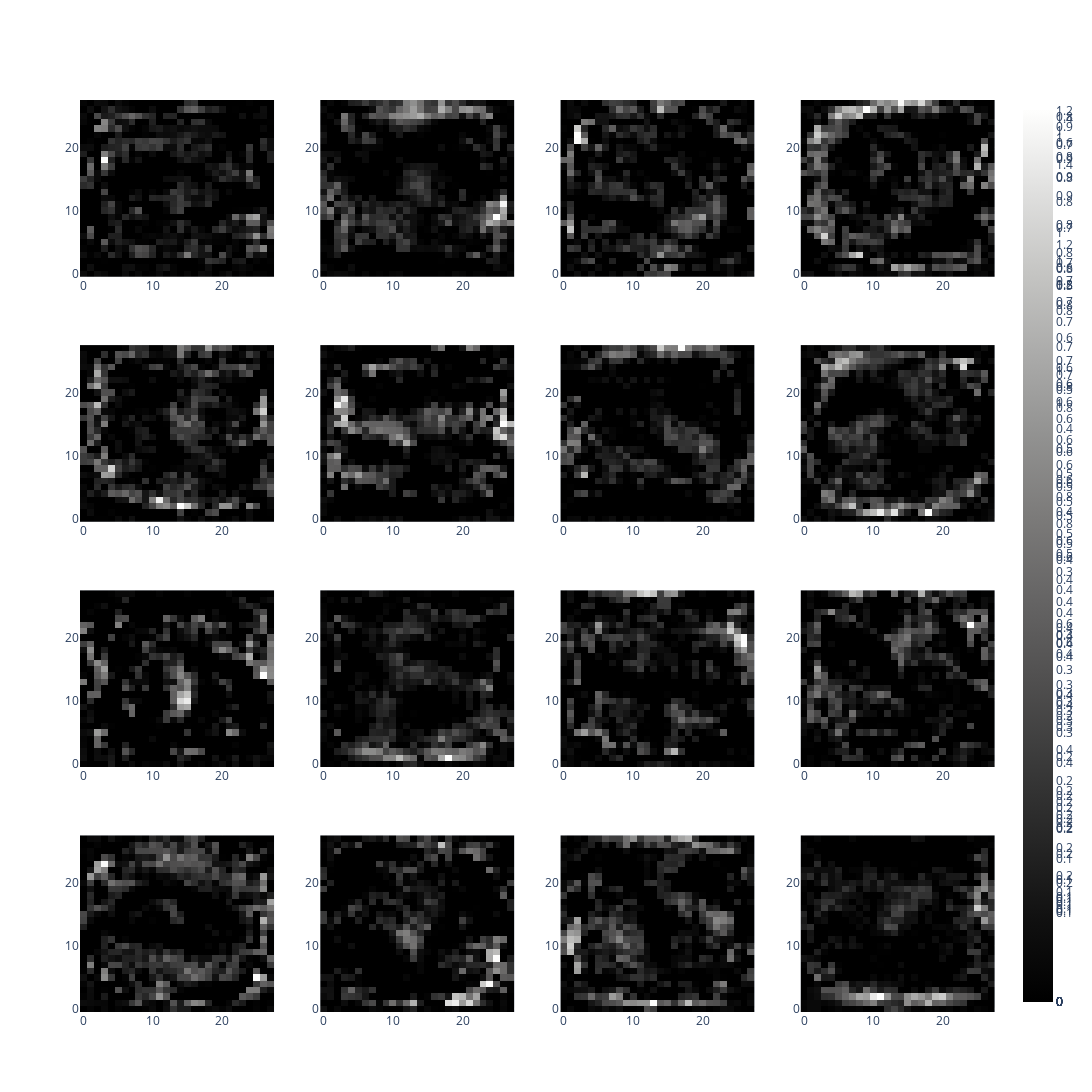

The cell this chart's notebook holds for it:
### Markdown cell above
* Do the same visualization but apply relu to the weights

### Code cell
from plotly.subplots import make_subplots
fig = make_subplots(rows=first_layer_weights.shape[1]//4, cols=4)
for i in range(first_layer_weights.shape[1]):
  row = i//4
  col = i - i//4*4
  neuron = tf.keras.activations.relu(first_layer_weights.numpy()[:,i]).numpy()
  img = neuron.reshape([28,28])
  fig.add_trace(go.Heatmap(z=img, colorscale="gray"), row=row+1, col=col+1)

fig.update_layout(height=16*400/4, width=1200)

fig.show()

### Figure 1 — Plotly figure (JSON) as saved in the notebook; plotly's stock layout.template omitted (floating-point values rounded to 4 significant figures; data arrays with more than 128 entries replaced by an {"elided": "..."} marker saying what was removed)
{"data": [{"colorscale": [[0, "rgb(0, 0, 0)"], [0.09091, "rgb(16, 16, 16)"], [0.1818, "rgb(38, 38, 38)"], [0.2727, "rgb(59, 59, 59)"], [0.3636, "rgb(81, 80, 80)"], [0.4545, "rgb(102, 101, 101)"], [0.5455, "rgb(124, 123, 122)"], [0.6364, "rgb(146, 146, 145)"], [0.7273, "rgb(171, 171, 170)"], [0.8182, "rgb(197, 197, 195)"], [0.9091, "rgb(224, 224, 223)"], [1, "rgb(254, 254, 253)"]], "type": "heatmap", "xaxis": "x", "yaxis": "y", "z": {"elided": "28x28 float values"}}, {"colorscale": [[0, "rgb(0, 0, 0)"], [0.09091, "rgb(16, 16, 16)"], [0.1818, "rgb(38, 38, 38)"], [0.2727, "rgb(59, 59, 59)"], [0.3636, "rgb(81, 80, 80)"], [0.4545, "rgb(102, 101, 101)"], [0.5455, "rgb(124, 123, 122)"], [0.6364, "rgb(146, 146, 145)"], [0.7273, "rgb(171, 171, 170)"], [0.8182, "rgb(197, 197, 195)"], [0.9091, "rgb(224, 224, 223)"], [1, "rgb(254, 254, 253)"]], "type": "heatmap", "xaxis": "x2", "yaxis": "y2", "z": {"elided": "28x28 float values"}}, {"colorscale": [[0, "rgb(0, 0, 0)"], [0.09091, "rgb(16, 16, 16)"], [0.1818, "rgb(38, 38, 38)"], [0.2727, "rgb(59, 59, 59)"], [0.3636, "rgb(81, 80, 80)"], [0.4545, "rgb(102, 101, 101)"], [0.5455, "rgb(124, 123, 122)"], [0.6364, "rgb(146, 146, 145)"], [0.7273, "rgb(171, 171, 170)"], [0.8182, "rgb(197, 197, 195)"], [0.9091, "rgb(224, 224, 223)"], [1, "rgb(254, 254, 253)"]], "type": "heatmap", "xaxis": "x3", "yaxis": "y3", "z": {"elided": "28x28 float values"}}, {"colorscale": [[0, "rgb(0, 0, 0)"], [0.09091, "rgb(16, 16, 16)"], [0.1818, "rgb(38, 38, 38)"], [0.2727, "rgb(59, 59, 59)"], [0.3636, "rgb(81, 80, 80)"], [0.4545, "rgb(102, 101, 101)"], [0.5455, "rgb(124, 123, 122)"], [0.6364, "rgb(146, 146, 145)"], [0.7273, "rgb(171, 171, 170)"], [0.8182, "rgb(197, 197, 195)"], [0.9091, "rgb(224, 224, 223)"], [1, "rgb(254, 254, 253)"]], "type": "heatmap", "xaxis": "x4", "yaxis": "y4", "z": {"elided": "28x28 float values"}}, {"colorscale": [[0, "rgb(0, 0, 0)"], [0.09091, "rgb(16, 16, 16)"], [0.1818, "rgb(38, 38, 38)"], [0.2727, "rgb(59, 59, 59)"], [0.3636, "rgb(81, 80, 80)"], [0.4545, "rgb(102, 101, 101)"], [0.5455, "rgb(124, 123, 122)"], [0.6364, "rgb(146, 146, 145)"], [0.7273, "rgb(171, 171, 170)"], [0.8182, "rgb(197, 197, 195)"], [0.9091, "rgb(224, 224, 223)"], [1, "rgb(254, 254, 253)"]], "type": "heatmap", "xaxis": "x5", "yaxis": "y5", "z": {"elided": "28x28 float values"}}, {"colorscale": [[0, "rgb(0, 0, 0)"], [0.09091, "rgb(16, 16, 16)"], [0.1818, "rgb(38, 38, 38)"], [0.2727, "rgb(59, 59, 59)"], [0.3636, "rgb(81, 80, 80)"], [0.4545, "rgb(102, 101, 101)"], [0.5455, "rgb(124, 123, 122)"], [0.6364, "rgb(146, 146, 145)"], [0.7273, "rgb(171, 171, 170)"], [0.8182, "rgb(197, 197, 195)"], [0.9091, "rgb(224, 224, 223)"], [1, "rgb(254, 254, 253)"]], "type": "heatmap", "xaxis": "x6", "yaxis": "y6", "z": {"elided": "28x28 float values"}}, {"colorscale": [[0, "rgb(0, 0, 0)"], [0.09091, "rgb(16, 16, 16)"], [0.1818, "rgb(38, 38, 38)"], [0.2727, "rgb(59, 59, 59)"], [0.3636, "rgb(81, 80, 80)"], [0.4545, "rgb(102, 101, 101)"], [0.5455, "rgb(124, 123, 122)"], [0.6364, "rgb(146, 146, 145)"], [0.7273, "rgb(171, 171, 170)"], [0.8182, "rgb(197, 197, 195)"], [0.9091, "rgb(224, 224, 223)"], [1, "rgb(254, 254, 253)"]], "type": "heatmap", "xaxis": "x7", "yaxis": "y7", "z": {"elided": "28x28 float values"}}, {"colorscale": [[0, "rgb(0, 0, 0)"], [0.09091, "rgb(16, 16, 16)"], [0.1818, "rgb(38, 38, 38)"], [0.2727, "rgb(59, 59, 59)"], [0.3636, "rgb(81, 80, 80)"], [0.4545, "rgb(102, 101, 101)"], [0.5455, "rgb(124, 123, 122)"], [0.6364, "rgb(146, 146, 145)"], [0.7273, "rgb(171, 171, 170)"], [0.8182, "rgb(197, 197, 195)"], [0.9091, "rgb(224, 224, 223)"], [1, "rgb(254, 254, 253)"]], "type": "heatmap", "xaxis": "x8", "yaxis": "y8", "z": {"elided": "28x28 float values"}}, {"colorscale": [[0, "rgb(0, 0, 0)"], [0.09091, "rgb(16, 16, 16)"], [0.1818, "rgb(38, 38, 38)"], [0.2727, "rgb(59, 59, 59)"], [0.3636, "rgb(81, 80, 80)"], [0.4545, "rgb(102, 101, 101)"], [0.5455, "rgb(124, 123, 122)"], [0.6364, "rgb(146, 146, 145)"], [0.7273, "rgb(171, 171, 170)"], [0.8182, "rgb(197, 197, 195)"], [0.9091, "rgb(224, 224, 223)"], [1, "rgb(254, 254, 253)"]], "type": "heatmap", "xaxis": "x9", "yaxis": "y9", "z": {"elided": "28x28 float values"}}, {"colorscale": [[0, "rgb(0, 0, 0)"], [0.09091, "rgb(16, 16, 16)"], [0.1818, "rgb(38, 38, 38)"], [0.2727, "rgb(59, 59, 59)"], [0.3636, "rgb(81, 80, 80)"], [0.4545, "rgb(102, 101, 101)"], [0.5455, "rgb(124, 123, 122)"], [0.6364, "rgb(146, 146, 145)"], [0.7273, "rgb(171, 171, 170)"], [0.8182, "rgb(197, 197, 195)"], [0.9091, "rgb(224, 224, 223)"], [1, "rgb(254, 254, 253)"]], "type": "heatmap", "xaxis": "x10", "yaxis": "y10", "z": {"elided": "28x28 float values"}}, {"colorscale": [[0, "rgb(0, 0, 0)"], [0.09091, "rgb(16, 16, 16)"], [0.1818, "rgb(38, 38, 38)"], [0.2727, "rgb(59, 59, 59)"], [0.3636, "rgb(81, 80, 80)"], [0.4545, "rgb(102, 101, 101)"], [0.5455, "rgb(124, 123, 122)"], [0.6364, "rgb(146, 146, 145)"], [0.7273, "rgb(171, 171, 170)"], [0.8182, "rgb(197, 197, 195)"], [0.9091, "rgb(224, 224, 223)"], [1, "rgb(254, 254, 253)"]], "type": "heatmap", "xaxis": "x11", "yaxis": "y11", "z": {"elided": "28x28 float values"}}, {"colorscale": [[0, "rgb(0, 0, 0)"], [0.09091, "rgb(16, 16, 16)"], [0.1818, "rgb(38, 38, 38)"], [0.2727, "rgb(59, 59, 59)"], [0.3636, "rgb(81, 80, 80)"], [0.4545, "rgb(102, 101, 101)"], [0.5455, "rgb(124, 123, 122)"], [0.6364, "rgb(146, 146, 145)"], [0.7273, "rgb(171, 171, 170)"], [0.8182, "rgb(197, 197, 195)"], [0.9091, "rgb(224, 224, 223)"], [1, "rgb(254, 254, 253)"]], "type": "heatmap", "xaxis": "x12", "yaxis": "y12", "z": {"elided": "28x28 float values"}}, {"colorscale": [[0, "rgb(0, 0, 0)"], [0.09091, "rgb(16, 16, 16)"], [0.1818, "rgb(38, 38, 38)"], [0.2727, "rgb(59, 59, 59)"], [0.3636, "rgb(81, 80, 80)"], [0.4545, "rgb(102, 101, 101)"], [0.5455, "rgb(124, 123, 122)"], [0.6364, "rgb(146, 146, 145)"], [0.7273, "rgb(171, 171, 170)"], [0.8182, "rgb(197, 197, 195)"], [0.9091, "rgb(224, 224, 223)"], [1, "rgb(254, 254, 253)"]], "type": "heatmap", "xaxis": "x13", "yaxis": "y13", "z": {"elided": "28x28 float values"}}, {"colorscale": [[0, "rgb(0, 0, 0)"], [0.09091, "rgb(16, 16, 16)"], [0.1818, "rgb(38, 38, 38)"], [0.2727, "rgb(59, 59, 59)"], [0.3636, "rgb(81, 80, 80)"], [0.4545, "rgb(102, 101, 101)"], [0.5455, "rgb(124, 123, 122)"], [0.6364, "rgb(146, 146, 145)"], [0.7273, "rgb(171, 171, 170)"], [0.8182, "rgb(197, 197, 195)"], [0.9091, "rgb(224, 224, 223)"], [1, "rgb(254, 254, 253)"]], "type": "heatmap", "xaxis": "x14", "yaxis": "y14", "z": {"elided": "28x28 float values"}}, {"colorscale": [[0, "rgb(0, 0, 0)"], [0.09091, "rgb(16, 16, 16)"], [0.1818, "rgb(38, 38, 38)"], [0.2727, "rgb(59, 59, 59)"], [0.3636, "rgb(81, 80, 80)"], [0.4545, "rgb(102, 101, 101)"], [0.5455, "rgb(124, 123, 122)"], [0.6364, "rgb(146, 146, 145)"], [0.7273, "rgb(171, 171, 170)"], [0.8182, "rgb(197, 197, 195)"], [0.9091, "rgb(224, 224, 223)"], [1, "rgb(254, 254, 253)"]], "type": "heatmap", "xaxis": "x15", "yaxis": "y15", "z": {"elided": "28x28 float values"}}, {"colorscale": [[0, "rgb(0, 0, 0)"], [0.09091, "rgb(16, 16, 16)"], [0.1818, "rgb(38, 38, 38)"], [0.2727, "rgb(59, 59, 59)"], [0.3636, "rgb(81, 80, 80)"], [0.4545, "rgb(102, 101, 101)"], [0.5455, "rgb(124, 123, 122)"], [0.6364, "rgb(146, 146, 145)"], [0.7273, "rgb(171, 171, 170)"], [0.8182, "rgb(197, 197, 195)"], [0.9091, "rgb(224, 224, 223)"], [1, "rgb(254, 254, 253)"]], "type": "heatmap", "xaxis": "x16", "yaxis": "y16", "z": {"elided": "28x28 float values"}}], "layout": {"height": 1600, "width": 1200, "xaxis": {"anchor": "y", "domain": [0, 0.2125]}, "xaxis10": {"anchor": "y10", "domain": [0.2625, 0.475]}, "xaxis11": {"anchor": "y11", "domain": [0.525, 0.7375]}, "xaxis12": {"anchor": "y12", "domain": [0.7875, 1]}, "xaxis13": {"anchor": "y13", "domain": [0, 0.2125]}, "xaxis14": {"anchor": "y14", "domain": [0.2625, 0.475]}, "xaxis15": {"anchor": "y15", "domain": [0.525, 0.7375]}, "xaxis16": {"anchor": "y16", "domain": [0.7875, 1]}, "xaxis2": {"anchor": "y2", "domain": [0.2625, 0.475]}, "xaxis3": {"anchor": "y3", "domain": [0.525, 0.7375]}, "xaxis4": {"anchor": "y4", "domain": [0.7875, 1]}, "xaxis5": {"anchor": "y5", "domain": [0, 0.2125]}, "xaxis6": {"anchor": "y6", "domain": [0.2625, 0.475]}, "xaxis7": {"anchor": "y7", "domain": [0.525, 0.7375]}, "xaxis8": {"anchor": "y8", "domain": [0.7875, 1]}, "xaxis9": {"anchor": "y9", "domain": [0, 0.2125]}, "yaxis": {"anchor": "x", "domain": [0.8063, 1]}, "yaxis10": {"anchor": "x10", "domain": [0.2687, 0.4625]}, "yaxis11": {"anchor": "x11", "domain": [0.2687, 0.4625]}, "yaxis12": {"anchor": "x12", "domain": [0.2687, 0.4625]}, "yaxis13": {"anchor": "x13", "domain": [0, 0.1938]}, "yaxis14": {"anchor": "x14", "domain": [0, 0.1938]}, "yaxis15": {"anchor": "x15", "domain": [0, 0.1938]}, "yaxis16": {"anchor": "x16", "domain": [0, 0.1938]}, "yaxis2": {"anchor": "x2", "domain": [0.8063, 1]}, "yaxis3": {"anchor": "x3", "domain": [0.8063, 1]}, "yaxis4": {"anchor": "x4", "domain": [0.8063, 1]}, "yaxis5": {"anchor": "x5", "domain": [0.5375, 0.7312]}, "yaxis6": {"anchor": "x6", "domain": [0.5375, 0.7312]}, "yaxis7": {"anchor": "x7", "domain": [0.5375, 0.7312]}, "yaxis8": {"anchor": "x8", "domain": [0.5375, 0.7312]}, "yaxis9": {"anchor": "x9", "domain": [0.2687, 0.4625]}}}
